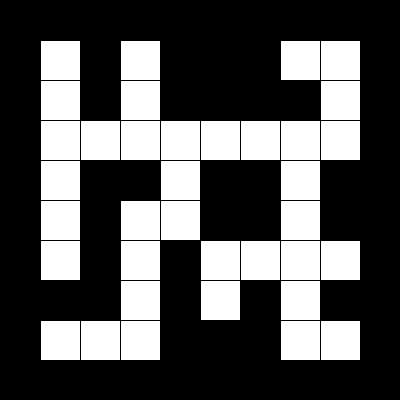
Frame 1 (no input)
Frame 60 (the mouse pressed at the canvas centre just before this capture): identical to frame 1, image omitted
Frame 120 (the mouse held since frame 60 and released just before this capture): identical to frame 1, image omitted

The Processing sketch that drew this single still picture (run headless with seeded random() and noise(); from frame 60 on, the mouse is pressed at the canvas centre):

// Processing sketch: week15_05_maze_2D
// ── week15_05_maze_2D.pde
//week15_05_maze_2D
int [][] maze = {
  {1, 1, 1, 1, 1, 1, 1, 1, 1, 1},
  {1, 0, 1, 0, 1, 1, 1, 0, 0, 1},
  {1, 0, 1, 0, 1, 1, 1, 1, 0, 1},
  {1, 0, 0, 0, 0, 0, 0, 0, 0, 1},
  {1, 0, 1, 1, 0, 1, 1, 0, 1, 1},
  {1, 0, 1, 0, 0, 1, 1, 0, 1, 1},
  {1, 0, 1, 0, 1, 0, 0, 0, 0, 1},
  {1, 1, 1, 0, 1, 0, 1, 0, 1, 1},
  {1, 0, 0, 0, 1, 1, 1, 0, 0, 1},
  {1, 1, 1, 1, 1, 1, 1, 1, 1, 1},
};

void setup() {
  size(400, 400);
}
void draw() {
  for (int i=0; i<maze.length; i++) {
    for (int j=0; j<maze.length; j++) {
      if (maze[i][j]==1) fill(0);
      else fill(255);
      rect(j*40, i*40, 40, 40);
    }
  }

}
